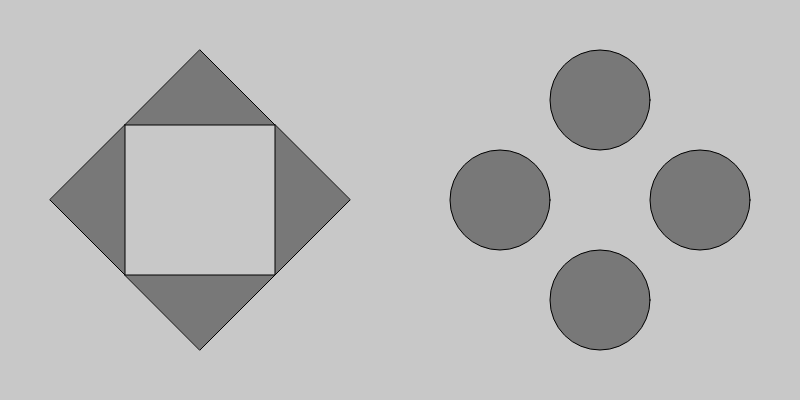
Frame 1 (no input)
Frame 60 (no input): identical to frame 1, image omitted
Frame 120 (the mouse pressed at the canvas centre since frame 60): identical to frame 1, image omitted

The p5.js sketch that drew this single still picture (run headless with seeded random() and noise() and a simulated clock; from frame 60 on, the mouse is pressed at the canvas centre):

// p5.js sketch
// ── sketch.js
//test of the arcade buttons for the raspberry pi
function setup() {
  createCanvas(800, 400);
   
}

function draw() {
  background(200);

  fill(120);
  if (keyIsDown(LEFT_ARROW)) {
    fill('red');
  }
  triangle(width / 4 - 150, height / 2, width / 4 - 75, height / 2 + 75, width / 4 - 75, height / 2 - 75);

  fill(120);
  if (keyIsDown(RIGHT_ARROW)) {
    fill('red');
  }
  triangle(width / 4 + 150, height / 2, width / 4 + 75, height / 2 + 75, width / 4 + 75, height / 2 - 75);


  fill(120);
  if (keyIsDown(UP_ARROW)) {
    fill('red');
  }
  triangle(width / 4, height / 2 - 150, width / 4 + 75, height / 2 - 75, width / 4 - 75, height / 2 - 75);

  fill(120);
  if (keyIsDown(DOWN_ARROW)) {
    fill('red');
  }
  triangle(width / 4, height / 2 + 150, width / 4 + 75, height / 2 + 75, width / 4 - 75, height / 2 + 75);

  fill(120);
  if (keyIsDown(LEFT_ARROW)) {
    fill('red');
  }

  fill(120);
  if (keyIsDown(83)) {
    fill('yellow');
  }
  ellipse(width / 4 * 3, height / 2 + 100, 100, 100);

  fill(120);
  if (keyIsDown(65)) {
    fill('blue');
  }
  ellipse(width / 4 * 3 - 100, height / 2, 100, 100);

  fill(120);
  if (keyIsDown(87)) {
    fill('green');
  }
  ellipse(width / 4 * 3, height / 2 - 100, 100, 100);

  fill(120);
  if (keyIsDown(68)) {
    fill('red');
  }
  ellipse(width / 4 * 3 + 100, height / 2, 100, 100);
}



function keyPressed() {

  console.log(key + " " + keyCode);
}

  
